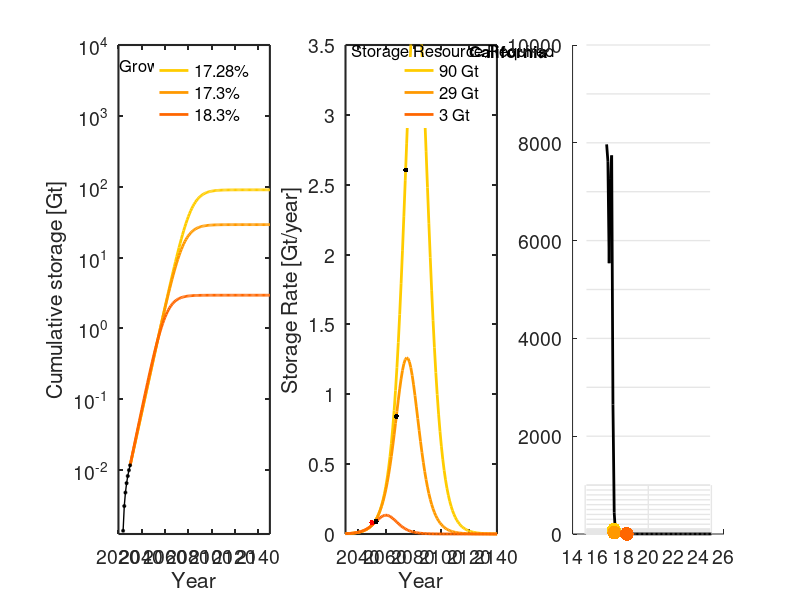

Reproduce this figure in MATLAB. (Note: this script raises an error after producing the figure.)
% US national 

clear all
close all
set(0,'DefaultAxesFontSize',14, 'defaultlinelinewidth', 2,...
    'DefaultAxesTitleFontWeight', 'normal')

% Define colormaps, note that colorbrewer was used for manuscript figures,
% and requires additional packages
bluecc = summer(6); 
autumncc = flipud(autumn(6)); 
springcc = flipud(spring(6)); 
greycc = flipud(gray(6)); 

%% Load Data - historical data 
load('Calidata.txt')
years = Calidata(:,1); % years
qinj =  Calidata(:,2); % MT - storage rate 
Q =  Calidata(:,3)./1000; % Gt - cumulative storage 

%% Input
% Growth rate fit to current data
w = 0.038;
% possible storage capacity required in 2100
Qinf = [30];
% Fit peak years
peak_year = [2077]; 
% Input for models with change in rate in 2030
year_rate_change = (2030);
% rate change
rtarget = [0.1728, 0.173, 0.183];
% resulting storage to meet 2100 target
Qtarget =[90.4668, 29.1989, 2.9588];
% resulting peak injection
peak_target = [2081.9 2075.2, 2060.2];
% vector defining years c5alculate model output2
x = [years(1):2150];
% calculate the constant for exponential growth
% a = Q(2030)./exp(year_Rate_change.*w);
%% Plot cumulative storage
figure('position', [105  337  1700  441])
subplot(1,3,1)
hold on

% Plot increased rate data
for i=1:length(Qtarget)
    % trajectory from 8.6 and a rate change to 10.6
    cum_at_rate_change = exp(year_rate_change.*w).*exp(-81.779792);
    x2 = [year_rate_change:2150];
    
    C = (Qtarget(i)-cum_at_rate_change);
    pt = (C./(1+exp(rtarget(i)*(peak_target(i)-x2))));
    plot(x2,pt, 'color', autumncc(i+1,:))
end

% Plot actual data - historical growth data 
plot(years(1:end), Q(1:end),'-ok','MarkerFaceColor', 'k','MarkerSize',2, 'linewidth', 1,'HandleVisibility','off')
set(gca, 'YScale', 'log')


% Large plot axis
text(2021, 5060, 'Growth Rates', 'fontsize', 12)
axis([2020 2150 10^-2.9 10^4])
legend({[num2str(rtarget(1)*100), '%'], ...
    [num2str(rtarget(2)*100), '%'],[num2str(rtarget(3)*100), '%']}, ...
    'Box', 'off',  'fontsize', 12, 'Position', ...
    [0.126 0.63 0.07 0.2630])
xlabel('Year')
ylabel('Cumulative storage [Gt]')
box on
set(gca, 'YScale', 'log')
set(gca, 'Color', 'white');
set(gca,'linewidth',1.5)

%% Storage rate subplot
subplot(1,3,2)
hold on

% Calculate rate change storage curves
for i=1:length(Qtarget)
    cum_2030 = exp(year_rate_change.*w).*exp(-81.779792);
    x2 = [year_rate_change:2150];
    
    C = (Qtarget(i)-cum_2030);
    
    yrate2 = (C.*rtarget(i).*exp(rtarget(i).*(peak_target(i)-x2)))./...
        ((1+exp(rtarget(i).*(peak_target(i)-x2))).^2);
    
    plot(x2,yrate2, 'color', autumncc(i+1,:))
end

% Calculate inflection years
inflection_time_red = peak_target-log(2+sqrt(3))./rtarget;
C = (Qtarget-cum_2030);
y_inflect_red = (C.*rtarget.*exp(rtarget.*(peak_target-inflection_time_red)))./...
        ((1+exp(rtarget.*(peak_target-inflection_time_red))).^2);
% Label and plot inflection years  
plot(inflection_time_red, y_inflect_red, '.k', 'markersize', 12)

plot(2050, 0.08, '.r', 'markersize', 12,'HandleVisibility','off')
% Format and annotate plot
box on
xlabel('Year')
ylabel('Storage Rate [Gt/year]')
set(gca,'linewidth',1.5)
set(gca, 'Color', 'white')
axis([2031 2140 0 3.5])
set(gcf, 'Color', [1,1,1]);


text(2035, 3.45, sprintf('Storage Resource Required'), 'fontsize', 12)
legend({[num2str(round(Qtarget(1))),  ' Gt'], ...
    [num2str(round(Qtarget(2))),  ' Gt'],  [num2str(round(Qtarget(3))),  ' Gt']}, ...
    'Box', 'off',  'fontsize', 12,... 
    'Position',[0.41 0.63 0.07 0.2630])
text(2120,3.45, 'California', 'fontsize', 12, 'FontWeight', 'bold')
%% Now plot target tradeoff curves
subplot(1,3,3)
hold on
axis_def = [15 25 0.5 1000];
line_grey = ones(1,3).*0.9;
for i=1:1:10
plot([axis_def(1)+0.1, axis_def(2)-0.1], [i i], 'linewidth', 1, 'color', line_grey,'HandleVisibility','off')
end
for i=10:10:101
plot([axis_def(1)+0.1, axis_def(2)-0.1], [i i], 'linewidth', 1, 'color', line_grey,'HandleVisibility','off')
end
for i=100:100:1000
plot([axis_def(1)+0.1, axis_def(2)-0.1], [i i], 'linewidth', 1, 'color', line_grey,'HandleVisibility','off')
end
for i=1000:1000:10000
plot([axis_def(1)+0.1, axis_def(2)-0.1], [i i], 'linewidth', 1, 'color', line_grey,'HandleVisibility','off')
end
for i=axis_def(1):5:axis_def(2)
plot([i, i], [axis_def(3) axis_def(4)], 'linewidth', 1, 'color', line_grey,'HandleVisibility','off')
end

% load cumulative storage contours 
load('target63.txt')
Rr = target63(:,1);  % grpwth rate
M = target63(:,2); % Qmin
plot(Rr.*100, M, 'k', 'color', greycc(end,:))


    
for i=1:length(Qtarget)
    cum_2030 = exp(year_rate_change.*w).*exp(-81.779792);
    C = (Qtarget(i)-cum_2030);
    plot(rtarget(i).*100,C, '.','markersize', 30, 'color', autumncc(i+1,:),'HandleVisibility','off')
end

yline(30);
yline(90);
yline(3);


% format plot
set(gca, 'YScale', 'log')
axis(axis_def)
box on
xlabel('Growth Rate [%]')
ylabel('Storage resource required [Gt]')
set(gca, 'Color', 'none');
set(gca,'linewidth',1.5)

text(15.3, 0.9, sprintf('Storage rate by 2050'), 'fontsize', 14)

legend({['63 Mt/yr']}, ...
    'Box', 'off',  'fontsize', 13,'location', 'southwest')